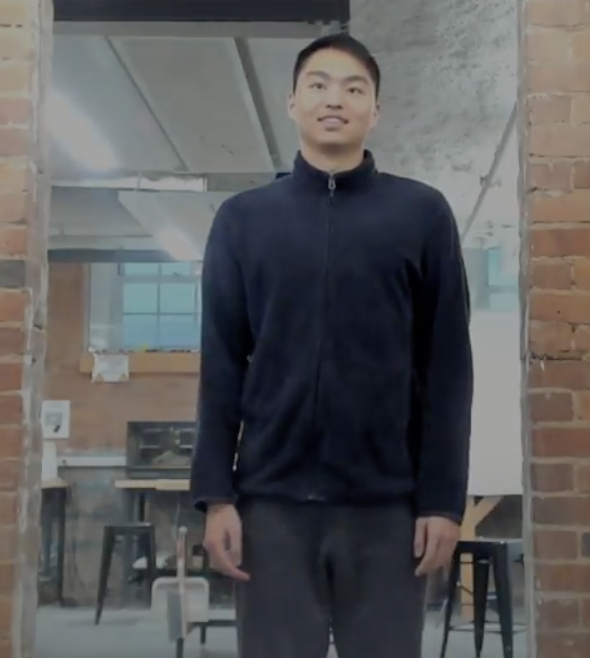
#> input picture assets/rbg_image.png, 590 x 658 px
$ python test.py
#> lines starting #> are read from the running program, lines starting #| are printed output that depends on the picture
import cv2
import numpy as np

# # Load images
rgb_image = cv2.imread("../assets/rbg_image.png")
#> rgb_image is the input picture: shape (658, 590, 3); mean B, G, R 91.7, 91.1, 91.1
thermal_image = cv2.imread("../assets/thermal_image.png")
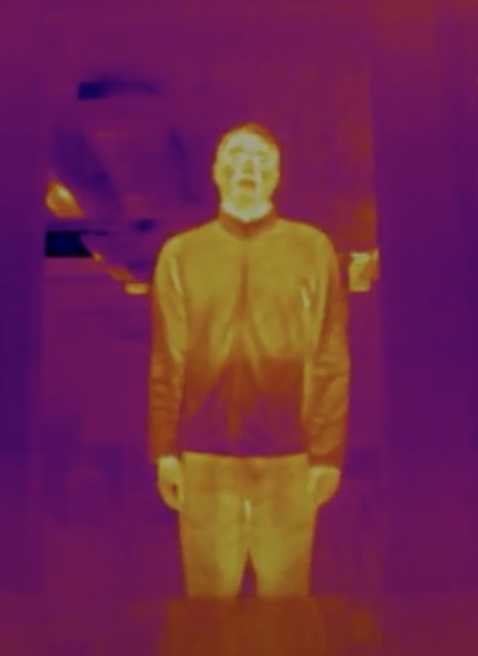
#> input picture assets/thermal_image.png, 478 x 656 px
#> thermal_image is the input picture: shape (656, 478, 3); mean B, G, R 74.4, 40.7, 113.3

# # Detect key points and compute descriptors (using SIFT as an example)
# sift = cv2.SIFT_create()
# keypoints1, descriptors1 = sift.detectAndCompute(image1, None)
# keypoints2, descriptors2 = sift.detectAndCompute(image2, None)

# # Match descriptors
# bf = cv2.BFMatcher()
# matches = bf.knnMatch(descriptors1, descriptors2, k=2)

# # Apply ratio test to filter good matches
# good_matches = []
# for m, n in matches:
#     if m.distance < 0.75 * n.distance:
#         good_matches.append(m)

# # Get corresponding points
# src_pts = np.float32([keypoints1[m.queryIdx].pt for m in good_matches]).reshape(-1, 1, 2)
# dst_pts = np.float32([keypoints2[m.trainIdx].pt for m in good_matches]).reshape(-1, 1, 2)
# Show the images

# Manually input corresponding points
# used photpea to find points
# src is thermal
therm_pts = [
    [238, 160],
    [264, 164],
    [247, 223],
    [58, 220],
    [179, 512],
    [317, 506]
]
# dst is visual
rbg_pts = [
    [320, 89],
    [357, 94],
    [332, 174],
    [85, 170],
    [236, 580],
    [428, 575]
]

# Convert points to numpy arrays
dst_pts = np.array(therm_pts).reshape(-1, 1, 2)
src_pts = np.array(rbg_pts).reshape(-1, 1, 2)

# Compute homography matrix using RANSAC
homography_matrix, _ = cv2.findHomography(src_pts, dst_pts, cv2.RANSAC, 5.0)

def translatePoint(x, y):
    pt = np.array([[x], [y], [1]], dtype=np.float32)
    transformed_pt = np.dot(homography_matrix, pt)

    w = transformed_pt[2, 0]
    u = transformed_pt[0, 0] / w
    v = transformed_pt[1, 0] / w

    # print(f"Transformed Point: ({u}, {v})")

    return (round(u), round(v))


# Use homography matrix for transformation if needed
# warped_image = cv2.warpPerspective(image1, homography_matrix, (image2.shape[1], image2.shape[0]))

# image2 = cv2.cvtColor(image2, cv2.COLOR_BGR2GRAY) #grayscale for brightness multiplying
gray_thermal = cv2.cvtColor(thermal_image.copy(), cv2.COLOR_BGR2GRAY) #grayscale for brightness multiplying
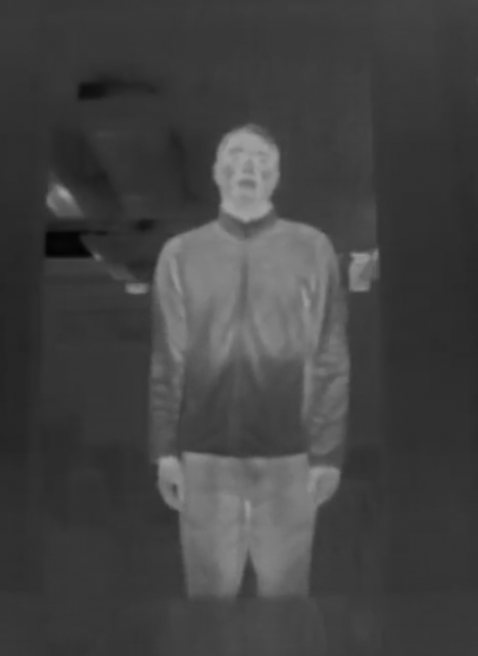
#> gray_thermal: shape (656, 478); min 2, max 162, mean 66.2
output_image = np.zeros_like(thermal_image)


BRIGHTNESS_THRESHOLD = 75
CUTOFF_THRESHOLD_ENABLED = True #todo not permanent

# Loop over all points in the image
rgb_height, rgb_width = rgb_image.shape[:2]
#> rgb_height = 658; rgb_width = 590
for y in range(rgb_height):
    for x in range(rgb_width):
        tX, tY = translatePoint(x, y)
        if CUTOFF_THRESHOLD_ENABLED:    #only show pixels over a certain brightness
            if gray_thermal[tY, tX] > BRIGHTNESS_THRESHOLD:
                output_image[tY, tX] = rgb_image[y, x]
        else:   #scale all pixels by brightness
            scale = gray_thermal[tY, tX] / 255.0
            output_image[tY, tX] = (rgb_image[y, x] * scale).astype(np.uint8)
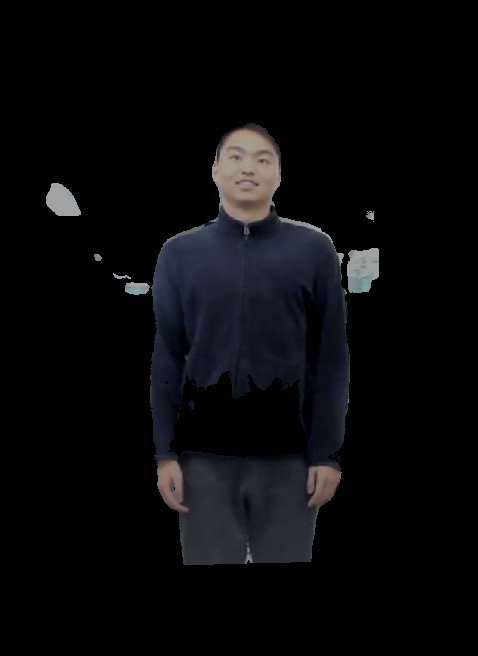
#> output_image: shape (656, 478, 3); mean B, G, R 10.8, 9.1, 8.8

cv2.imshow("Overlay", output_image)
cv2.waitKey(0)
cv2.destroyAllWindows()
